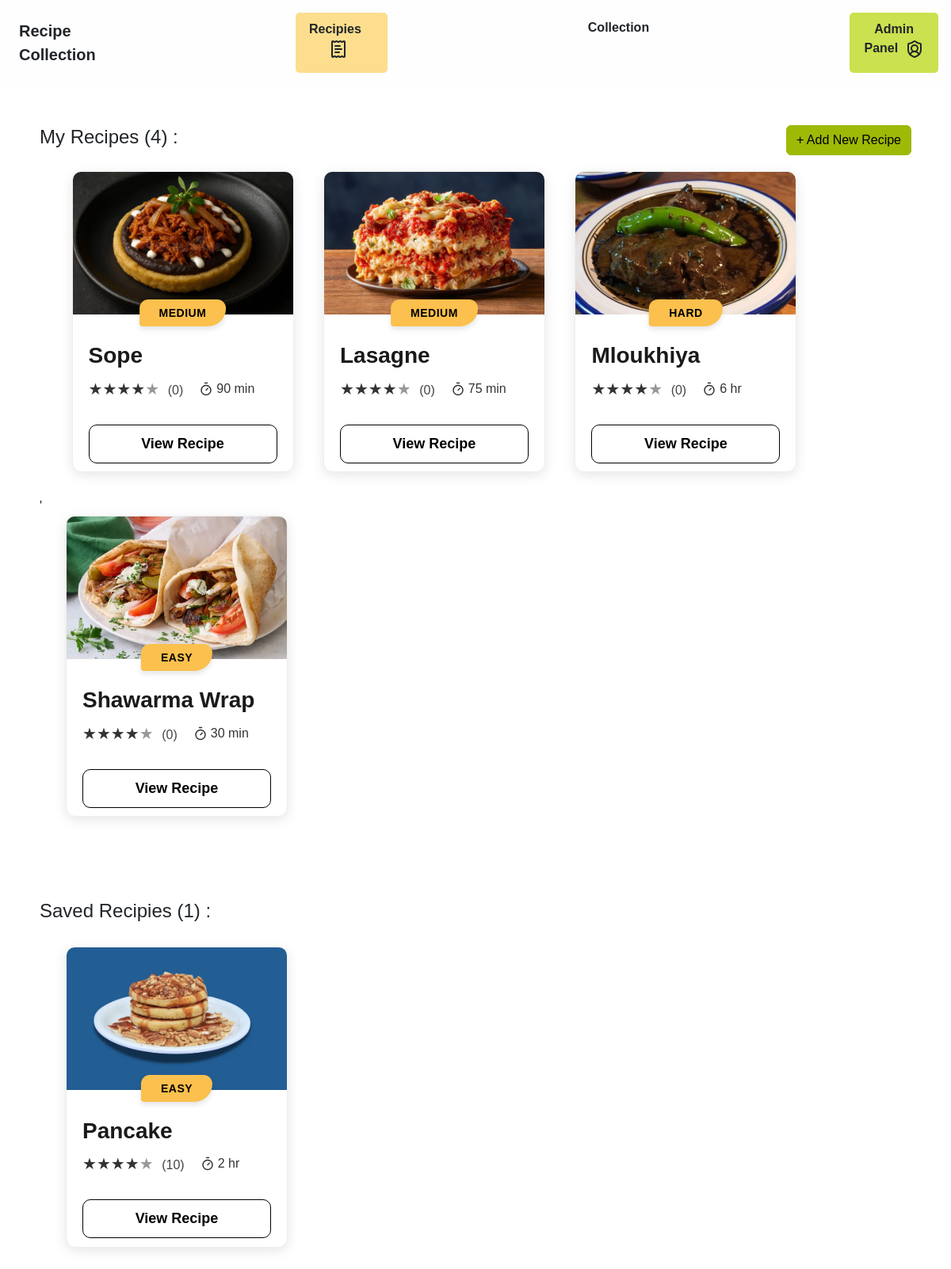
/collection.php (signed in), run on the app's committed database.
### tables this page shows
CREATE TABLE `recipies` (
  `id` int(11) NOT NULL,
  `title` varchar(30) NOT NULL,
  `difficulty` varchar(20) NOT NULL,
  `description` text NOT NULL,
  `steps` text NOT NULL,
  `time` int(11) NOT NULL,
  `isPublic` int(11) NOT NULL DEFAULT 0,
  `savedCount` int(11) NOT NULL DEFAULT 0,
  `ownerName` varchar(30) NOT NULL,
  `ownerId` int(11) NOT NULL DEFAULT -1
);

CREATE TABLE `savedrecipies` (
  `userid` int(11) NOT NULL,
  `recipeid` int(11) NOT NULL
);

### collection.php (the view, shortened to what this page needs)
<!DOCTYPE html>
<html lang="en">
<head>
    <link href="https://cdn.jsdelivr.net/npm/bootstrap@5.3.8/dist/css/bootstrap.min.css" rel="stylesheet">
    <link rel="stylesheet" href="styles/collection.css">
    <link rel="stylesheet" href="styles/navBar.css">
    </head>
<body style="overflow: hidden;">
    <?php
      include("navbar.php");
      require("connect.php");
      $id = $_SESSION["userID"];
      $res=mysqli_query($con, "select * from recipies where ownerId=$id");
      $userRecipies = mysqli_num_rows($res);
      $res2=mysqli_query($con, "select recipeid, title, difficulty, description, steps, time, savedCount, ownerName from savedRecipies,recipies where userid=$id and id=recipeid");
      $userSavedRecipies = mysqli_num_rows($res2);
    ?>
<div class="recipies-container">
  <div class="collection-header">
            <h3>My Recipes (<?php echo $userRecipies;?>) :</h3>
            <button type="button" class="btn btn-info" onclick="openModal()">+ Add New Recipe</button>
  </div>'
<?php
    if (mysqli_num_rows($res) == 0){
    echo "You do not have any recipe !";
    }else{
          while ($tab = mysqli_fetch_array($res)){
            echo '
              <div class="flip-card" id="r'.$tab[0].'" onclick="toggleFlip(this)" title="'.$tab[1].'" difficulty="'.$tab[2].'" description="'.$tab[3].'" steps="'.$tab[4].'" time="'.$tab[5].'" isPublic="'.$tab[6].'">
              <div class="flip-card-inner">
                <div class="flip-card-front">
                  <div class="image-container">
                    <img src="assets/'.$tab[1].'.png" alt="Recipe Image" />
                    <div class="badge">'.$tab[2].'</div>
                  </div>
                  <div class="content">
                    <h1>'.$tab[1].'</h1>
                    <div class="meta">
                      <div class="stars">★★★★<span style="opacity:0.5">★</span> <span class="rating-count">('.$tab[7].')</span></div>
                      <div class="time">
                        <svg xmlns="http://www.w3.org/2000/svg" width="24" height="24" viewBox="0 0 24 24" fill="none" stroke="currentColor" stroke-width="2" stroke-linecap="round" stroke-linejoin="round" class="lucide lucide-timer-icon lucide-timer"><line x1="10" x2="14" y1="2" y2="2"/><line x1="12" x2="15" y1="14" y2="11"/><circle cx="12" cy="14" r="8"/></svg>
                        <span>'.($tab[5]%60 == 0 ? $tab[5] / 60  .' hr' : $tab[5]. ' min').'</span>
                      </div>
                    </div>
                <button class="action-btn" onclick="viewRecipeDetails(event,'.$tab[0].')">View Recipe</button>
                  </div>
                </div>
                <div class="flip-card-back">
                  <div class="testimonial-content">
                    <p class="quote">
                      "'.$tab[3].'"
                      <span class="author">—'.$tab[8].'</span>
                    </p>
                    <div class="button-group">
                      <button class="action-btn" onclick="deleteRecipe(event,'.$tab[0].')">Delete Recipe</button>
                      <button class="action-btn" onclick="openModifyModal(event,`'.$tab[0].'`)">Modify Recipe</button>
                    </div>
                  </div>
                </div>
              </div>
            </div>
            ';
          }
    }
?>
<?php
    if (mysqli_num_rows($res2) == 0){
       echo '
            <div class="saved-recipies">
              <h3>Saved Recipies ('.$userSavedRecipies.') :</h3>
            </div>';
      echo "You do not have any saved recipe !";
    }else{
      echo '
            <div class="saved-recipies">
              <h3>Saved Recipies ('.$userSavedRecipies.') :</h3>
            </div>';
          while ($tab = mysqli_fetch_array($res2)){
              echo '
              <div class="flip-card"
              onclick="toggleFlip(this)"
            >
              <div class="flip-card-inner">
                <div class="flip-card-front">
                  <div class="image-container">
                    <img src="assets/'.$tab[1].'.png" alt="Recipe Image" />
                    <div class="badge">'.$tab[2].'</div>
                  </div>
                  <div class="content">
                    <h1>'.$tab[1].'</h1>
                    <div class="meta">
                      <div class="stars">★★★★<span style="opacity:0.5">★</span> <span class="rating-count">(10)</span></div>
                      <div class="time">
                        <svg xmlns="http://www.w3.org/2000/svg" width="24" height="24" viewBox="0 0 24 24" fill="none" stroke="currentColor" stroke-width="2" stroke-linecap="round" stroke-linejoin="round" class="lucide lucide-timer-icon lucide-timer"><line x1="10" x2="14" y1="2" y2="2"/><line x1="12" x2="15" y1="14" y2="11"/><circle cx="12" cy="14" r="8"/></svg>
                        <span>'.($tab[5]%60 == 0 ? $tab[5] / 60  .' hr' : $tab[5]. ' min').'</span>
                      </div>
                    </div>
                <button class="action-btn" onclick="viewRecipeDetails(event,'.$tab[0].')">View Recipe</button>
                  </div>
                </div>
                <div class="flip-card-back">
                  <div class="testimonial-content">
                    <p class="quote">
                      "'.$tab[3].'."
                      <span class="author">—'.$tab[7].'</span>
                    </p>
                    <div class="button-group">
                      <button class="action-btn" onclick="removeSavedRecipe(event,'.$id.','.$tab[0].')">Remove Recipe</button>
                    </div>
                  </div>
                </div>
              </div>
            </div>
            ';
          }
          }
?>
</div>
</body>
</html>

### styles/collection.css (style rules this page uses)
.recipies-container { padding: 50px; height: 90vh; overflow: auto; }
.image-container { position: relative; height: 180px; border-radius: 200px; }
.image-container img { width: 100%; height: 100%; object-fit: cover; border-top-left-radius: 10px; border-top-right-radius: 10px; }
.badge { position: absolute; bottom: -15px; left: 50%; transform: translateX(-50%); background-color: #fbc04d; color: #000; font-weight: 900; padding: 10px 25px; border-radius: 15px 15px 30px 5px; font-size: 14px; letter-spacing: 0.5px; box-shadow: 0 4px 6px rgba(0,0,0,0.1); text-transform: uppercase; }
.content { padding: 35px 20px 20px; }
h1 { font-size: 28px; font-weight: 900; margin: 0 0 10px 0; color: #1a1a1a; text-transform: capitalize ; }
.meta { display: flex; align-items: center; gap: 20px; margin-bottom: 30px; color: #333; }
.stars { font-size: 20px; }
.rating-count { font-size: 16px; color: #444; margin-left: 5px; }
.time { font-weight: 500; }
.flip-card { background-color: transparent; width: 280px; height: 380px; perspective: 1000px; cursor: pointer; display: inline-block; margin-left: 3%; margin-bottom: 3rem !important; }
.flip-card-inner { position: relative; width: 100%; height: 100%; transition: transform 0.6s; transform-style: preserve-3d; }
.flip-card-front, .flip-card-back { position: absolute; width: 100%; height: 100%; -webkit-backface-visibility: hidden; backface-visibility: hidden; border-radius: 12px; box-shadow: 0 4px 15px rgba(0,0,0,0.1); background: white; border: 1px solid #eee; }
.flip-card-back { transform: rotateY(180deg); display: flex; flex-direction: column; padding: 30px 20px; justify-content: space-between; }
.quote { font-style: italic; font-size: 1.2rem; line-height: 1.5; color: #1a1a1a; }
.author { display: block; margin-top: 10px; font-style: normal; font-weight: 900; }
.button-group { display: flex; flex-direction: column; gap: 12px; }
.action-btn { width: 100%; background: white; border: 1.5px solid #000; border-radius: 10px; padding: 10px; font-size: 18px; font-weight: 800; cursor: pointer; transition: 0.2s; }
.time { display: flex; align-items: center; gap: 4px; font-size: 16px; line-height: 1; }
.time svg { width: 18px; height: 18px; display: block; }
.btn-info { background-color: #9eb906; border-color: #9eb906; }
.collection-header { display: flex; justify-content: space-between; align-items: center; margin-bottom: 20px; }
h3 { font-size: 1.5rem; }
.saved-recipies { margin-top: 50px; }
.saved-recipies h3 { margin-bottom: 30px; }

### styles/navBar.css (style rules this page uses)
* { font-family: 'Trebuchet MS', 'Lucida Sans Unicode', 'Lucida Grande', 'Lucida Sans', Arial, sans-serif; }

### data on the page
recipies: title (picture), difficulty "MEDIUM", title "Sope", savedCount "0", time "90"
recipies: title (picture), difficulty "MEDIUM", title "Lasagne", savedCount "0", time "75"
recipies: title (picture), difficulty "HARD", title "Mloukhiya", savedCount "0", $tab[5]/60 "6"
recipies: title (picture), difficulty "EASY", title "Shawarma Wrap", savedCount "0", time "30"
savedrecipies: recipeid.title (picture), recipeid.difficulty "EASY", recipeid.title "Pancake", $tab[5]/60 "2"

### other printed values
$userRecipies "4"
$userSavedRecipies "1"
